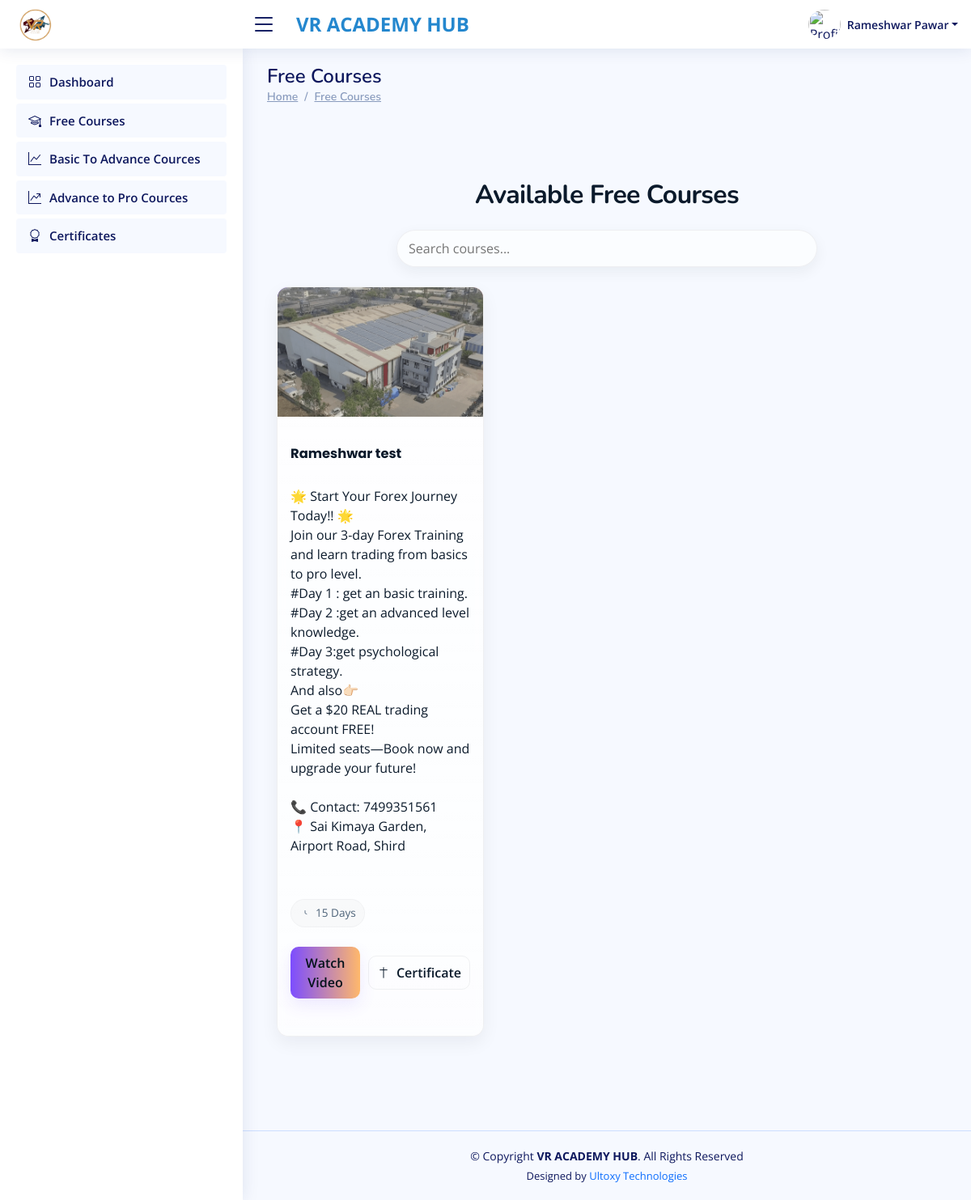
Page /en/student/free_course_list/ (signed in) on the committed database.
### AdminApp/models.py (models this page shows, shortened)
class CustomUser(AbstractUser):
    username = None
    name = models.CharField(max_length=150)
    dob = models.DateField(verbose_name='Date of Birth', null=True, blank=True)
    dist = models.CharField(max_length=100)
    taluka = models.CharField(max_length=100)
    village = models.CharField(max_length=100)
    mobile_number = models.CharField(max_length=15, unique=True, null=True, blank=True)
    email = models.EmailField(unique=True, null=True, blank=True)
    action = models.TextField(blank=True, null=True)
    is_active = models.BooleanField(default=True)
    is_staff = models.BooleanField(default=True)
    date_joined = models.DateTimeField(default=timezone.now)
    USERNAME_FIELD = 'mobile_number'
    REQUIRED_FIELDS = ['email', 'name']
    objects = CustomUserManager()  # ✅ add this line!
    groups = models.ManyToManyField(
        Group,
        related_name='customuser_groups',
        blank=True
    )
    user_permissions = models.ManyToManyField(
        Permission,
        related_name='customuser_permissions',
        blank=True
    )
    def __str__(self):
        return self.name or self.mobile_number or "User"

class FreeCourse(models.Model):
    duration=models.CharField(null=True,blank=True, max_length=50, help_text="ex.15 Days, 2 Months, 45 min")
    title = models.CharField(max_length=255)
    description = models.TextField(blank=True)
    video = models.FileField(upload_to='free_courses/videos/')
    is_active = models.BooleanField(default=True)
    thumbnail= models.ImageField(upload_to='free_courses/thumbnails/', blank=True, null=True)
    certificate_template = models.FileField(
        upload_to='free_courses/certificates/',
        blank=True,
        null=True,
        help_text="Template to generate certificate after course completion"
    )
    created_at = models.DateTimeField(auto_now_add=True)

### StudentApp/views.py (the view)
# urls.py: path('free_course_list/', course_list, name='free_course_list'),
@login_required
def course_list(request):
    courses = FreeCourse.objects.all().order_by('-created_at').filter(is_active=True)
    return render(request, "free_course_list.html", {
        "courses": courses
    })

### StudentApp/templates/free_course_list.html (shortened to what this page needs)
{% extends 'student_base.html' %}
{% load static %}
{% block content %}
<main id="main" class="main">
      <div class="row">
        <div class="col-sm-6">
            <div class="pagetitle">
                <h1>Free Courses </h1>
                <nav>
                    <ol class="breadcrumb">
                        <li class="breadcrumb-item"><a href="#">Home</a></li>
                        <li class="breadcrumb-item"><a href="#">Free Courses </a></li>
                    </ol>
                </nav>
            </div>
        </div>
        <div class="col-sm-6">
        </div>
    </div>
<div class="courses-section">
  <div class="container py-5">
    <h2 class="section-title text-center mb-4">Available Free Courses</h2>
    <div class="controls text-center mb-4">
      <input class="search-input" type="search" placeholder="Search courses..." aria-label="Search courses" />
    </div>
    <div class="row g-4 course-grid">
      {% for course in courses %}
      <div class="col-sm-6 col-md-4">
        <article class="card course-card" aria-labelledby="course-title-{{ course.id }}">
          <a href="{% url 'free_course_video' course.id %}" class="thumbnail-link" aria-label="Watch {{ course.title }} video">
            {% if course.thumbnail %}
            <img src="{{ course.thumbnail.url }}" alt="{{ course.title }} thumbnail" class="course-thumb" />
            {% else %}
            <div class="course-thumb placeholder">
              <svg class="play-icon" viewBox="0 0 24 24" aria-hidden="true">
                <path d="M8 5v14l11-7z" fill="currentColor"/>
              </svg>
            </div>
            {% endif %}
          </a>
          <div class="card-body">
            <h3 id="course-title-{{ course.id }}" class="card-title">{{ course.title }}</h3>
            <p class="card-text">
              {{ course.description|linebreaks }}
            </p>
            <div class="meta">
              {% if course.duration %}
              <span class="meta-item" title="Duration">
                <svg viewBox="0 0 24 24" class="meta-icon"><path d="M12 7v6l4 2" fill="none" stroke="currentColor" stroke-width="1.5"/></svg>
                {{ course.duration }}
              </span>
              {% endif %}
            </div>
            <div class="actions mt-3">
              <a href="{% url 'free_course_video' course.id %}" class="btn primary-btn" role="button">Watch Video</a>
              {% if course.certificate_template %}
              <a href="{% url 'download_certificate' course.id %}" class="btn outline-btn" role="button" title="Download certificate">
                <svg viewBox="0 0 24 24" class="btn-icon"><path d="M12 2v20M5 7h14" stroke="currentColor" stroke-width="1.5" fill="none"/></svg>
                Certificate
              </a>
              {% else %}
              <span class="badge no-cert">No Certificate</span>
              {% endif %}
            </div>
          </div>
        </article>
      </div>
      {% empty %}
      <div class="col-12">
        <p class="text-center text-muted">No courses available at the moment.</p>
      </div>
      {% endfor %}
    </div>
  </div>
</div>
</main>
{% endblock content %}

### StudentApp/templates/student_base.html (shortened to what this page needs)
{% load static %}
<html lang="en">
<head>
    <link href="https://unpkg.com/aos@2.3.1/dist/aos.css" rel="stylesheet">
    <link rel="stylesheet" type="text/css" href="https://cdn.datatables.net/1.11.5/css/jquery.dataTables.min.css">
    <link rel="stylesheet" href="https://cdn.jsdelivr.net/npm/bootstrap-icons@1.10.3/font/bootstrap-icons.css">
</head>
<body>
<header id="header" class="header fixed-top d-flex align-items-center">
    <div class="d-flex align-items-center justify-content-between">
        <a href=" " class="logo d-flex align-items-center">
            <img src="{% static 'website/img/logo.png' %}" alt="VR ACADEMY HUB - Logo">
        </a>
        <i class="bi bi-list toggle-sidebar-btn"></i>
    </div>
    <div class="header-title ms-4 d-none d-md-block">
        <center><span class="h4" style="color: #2487ce"><b>VR ACADEMY HUB</b></span></center>
    </div>
    <nav class="header-nav ms-auto">
        <ul class="d-flex align-items-center">
            <li class="nav-item dropdown pe-3 text-center  ">
                <a class="nav-link nav-profile d-flex align-items-center pe-0" href="#" data-bs-toggle="dropdown">
                    {% if request.user.profile_photo %}
                    <img src="/media/{{request.user.profile_photo}}" alt="Profile" class="rounded-circle" style="width: 40px; height: 40px;">
                    {% else %}
                    <img src="/media/default-profile.webp" alt="Profile" class="rounded-circle"  style="width: 40px; height: 40px;">
                    {% endif %}
                    <span class="d-none d-md-block dropdown-toggle ps-2">{{request.user}}</span>
                </a>
            </li>
        </ul>
    </nav>
</header>
<aside id="sidebar" class="sidebar">
    <ul class="sidebar-nav" id="sidebar-nav">
        <li class="nav-item">
            <a class="nav-link" href="{% url 'student_dashboard' %}">
                <i class="bi bi-grid"></i>
                <span>Dashboard</span>
            </a>
        </li>
        <li class="nav-item">
            <a class="nav-link" href="{% url 'free_course_list' %}">
                <i class="bi bi-mortarboard"></i>
                <span>Free Courses</span>
            </a>
        </li>
        <li class="nav-item">
            <a class="nav-link" href="{% url 'basic_to_advance_course_list' %}">
                <i class="bi bi-graph-up"></i>
                <span>Basic To Advance Cources</span>
            </a>
        </li>
        <li class="nav-item">
            <a class="nav-link" href="{% url 'advance_to_pro_course_list' %}">
                <i class="bi bi-graph-up-arrow"></i>
                <span>Advance to Pro Cources</span>
            </a>
        </li>
        <li class="nav-item">
            <a class="nav-link" href="{% url 'certificate_list' %}">
                <i class="bi bi-award"></i>
                <span>Certificates</span>
            </a>
        </li>
    </ul>
</aside>
{% block content %}{% endblock content %}
<footer id="footer" class="footer text-center">
    <div class="copyright">
        &copy; Copyright <strong><span>VR ACADEMY HUB</span></strong>. All Rights Reserved
    </div>
    <div class="credits">
        Designed by <a href="https://www.ultoxy.com" target="_blank" rel="noopener" style="text-decoration:none;">Ultoxy Technologies</a>
    </div>
</footer>
</body>
<link rel="stylesheet" href="https://cdnjs.cloudflare.com/ajax/libs/selectize.js/0.15.2/css/selectize.min.css"/>
</html>

### StudentApp/templates/free_course_list.html (style rules this page uses)
:root { --card-bg: rgba(255,255,255,0.86); --card-bg-2: rgba(255,255,255,0.7); --glass-border: rgba(16,24,40,0.06); --accent-1: #7c4dff; --accent-2: #ffb86b; --text: #0b1a2b; --muted: #4e647a; --radius: 14px; --glass-blur: 6px; }
.courses-section { background: transparent; color: var(--text); padding-top: 28px; padding-bottom: 48px; }
.section-title { font-weight: 700; letter-spacing: -0.02em; color: var(--text); }
.controls .search-input { max-width: 520px; width: 100%; padding: 10px 14px; border-radius: 999px; border: 1px solid rgba(16,24,40,0.06); background: rgba(255,255,255,0.6); color: var(--text); outline: none; box-shadow: 0 6px 18px rgba(20,30,40,0.06); }
.course-grid { align-items: stretch; }
.course-card { display: flex; flex-direction: column; height: 100%; border-radius: var(--radius); overflow: hidden; background: linear-gradient(180deg, var(--card-bg), var(--card-bg-2)); border: 1px solid var(--glass-border); backdrop-filter: blur(var(--glass-blur)); -webkit-backdrop-filter: blur(var(--glass-blur)); transition: transform .30s cubic-bezier(.2,.9,.2,1), box-shadow .30s; box-shadow: 0 8px 22px rgba(14,24,34,0.06); position: relative; }
.thumbnail-link { display:block; position: relative; height: 160px; overflow: hidden; background: linear-gradient(135deg,var(--accent-1),var(--accent-2)); }
.course-thumb { width:100%; height:100%; object-fit:cover; display:block; transition: transform .5s ease; filter: contrast(0.95) saturate(1.02); }
.card-body { padding: 16px; display:flex; flex-direction:column; gap:8px; flex:1; }
.card-title { margin:0; font-size: 1.02rem; color: var(--text); font-weight: 700; line-height: 1.18; }
.card-text { color: var(--muted); font-size: 0.92rem; margin:0; flex: 0 0 auto; }
.meta { display:flex; gap:8px; margin-top:6px; flex-wrap:wrap; }
.meta-item { display:inline-flex; gap:6px; align-items:center; color: var(--muted); font-size:0.85rem; background: rgba(16,24,40,0.02); padding:6px 10px; border-radius:999px; border: 1px solid rgba(16,24,40,0.03); }
.meta-icon { width:14px; height:14px; color: var(--muted); }
.actions { display:flex; gap:10px; align-items:center; margin-top:auto; }
.btn { display:inline-flex; align-items:center; gap:8px; padding:8px 12px; border-radius:10px; font-weight:600; text-decoration:none; cursor:pointer; border: none; }
.primary-btn { background: linear-gradient(90deg,var(--accent-1),var(--accent-2)); color: #02121a; box-shadow: 0 8px 20px rgba(124,77,255,0.12); flex:1; justify-content:center; }
.outline-btn { background: transparent; color: var(--text); border: 1px solid rgba(16,24,40,0.06); padding:8px 10px; display:inline-flex; align-items:center; gap:8px; border-radius:10px; }
.btn-icon { width:16px; height:16px; color: var(--text); }
.course-card { transform-origin: center bottom; animation: floatIn .42s cubic-bezier(.2,.9,.2,1) both; }

### rows in the picture
CustomUser: user "Rameshwar Pawar"
FreeCourse: thumbnail (picture), title "Rameshwar test", description "🌟 Start Your Forex Journey Today!! 🌟 Join our 3-day Forex Training and learn trading from basics to pro level. #Day 1 : get an basic training. #Day 2 :get an advanced level knowledge. #Day 3:get psychological strategy. And also👉🏻 Get a $20 REAL trading account FREE! Limited seats—Book now and upgrade your future! 📞 Contact: 7499351561 📍 Sai Kimaya Garden, Airport Road, Shird", duration "15 Days", shows "Certificate"
